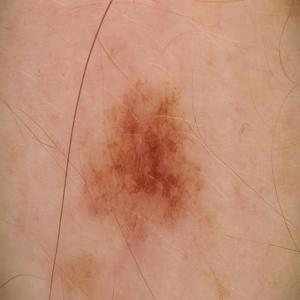
#> input picture dataset/new_dt_belign/melanoma_1003.jpg, 300 x 300 px, given in place of ., which was not available
$ python -i preprocessing_func.py   (imports and definitions only)   (older library calls are emulated)
#> lines starting #> are read from the running program, lines starting #| are printed output that depends on the picture; pictures that were not available may be replaced by others from this repository, and a replacement may not be noted
import pandas
import cv2
import glob as gb
import os
import skimage.filters as filters
import albumentations as A
import albumentations.augmentations.transforms as T

"""Sukuriam kintajami kuriame nurodysim kelia i nuotraukas"""
images_folder_yes_melanoma = "dataset/nomelanoma/*.*"
images_folder_no_melanoma = "dataset/yesmelanoma/*.*"
images_folder_no_melanoma_test = "dataset/test_images/nomelanoma/*.*"


# C:\Users\pavel\Desktop\python_darbai\2_baigiamasis_darbas\darbas\dataset\nomelanoma


"""Sukuriam kintamaji kuriame nurodysim nuotrauku ikelimo kelia (papke vieta)
        preprocessintas nuotraukas kelsim i nauja papke"""
output_folder_yes_melanoma = "dataset/output_folder_yes_melanoma"
output_folder_no_melanoma = "dataset/output_folder_no_melanoma"
output_folder_no_melanoma_test = "dataset/test_images/output_folder_no_melanoma_test"


# ================================================================

"""Sukuriam salyga - patikrina ar yra tokia papke(kelias) jeigu nera tada sukuria"""
# [8 lines not run here, left out]

# ================================================================
"""grąžina sąrašą failų, kurie atitinka pateiktą šabloną.
    Jei images_folder_no_melanoma yra:
    tada gb.glob(images_folder_no_melanoma) suras visus .jpg
    failus aplanke dataset/no_melanoma/ ir grąžins jų pilnus kelius sąraše."""
images_paths_yes = gb.glob(images_folder_yes_melanoma)
images_paths_no = gb.glob(images_folder_no_melanoma)
images_paths_no_test = gb.glob(images_folder_no_melanoma_test)

# ================================================================

# Augmentacijos transformacijos
# [7 lines that did not run here, left out]

def proccesed_images_and_upload_new_cataloge(image_path, output_folder, augment=True, num_augmented=3):
    """Sia funkcija naudojam tam ,
      kad paimti nuotraukas preprocessinti ir ikelti i nauja vieta

      example:
      proccesed_images_and_upload_new_cataloge(image_path, output_folder)"""
#> called with output_folder = 'out.png', augment = True, num_augmented = 3

    for path in image_path:
        image = cv2.imread(path) # uzkeliam nuotrauka is saraso
#> image is the input picture: shape (300, 300, 3); mean B, G, R 116.6, 141.3, 193.8
        if image is None:
            print(f"Error: Could not read image from {path}") # patikrinam ar yra tokia nuotrauka , jeigu nera praleidziame
            continue
        image_resize = cv2.resize(image, (128, 128)) # keiciam nuotraukos dydi
        image_gray = cv2.cvtColor(image_resize, cv2.COLOR_BGR2GRAY)
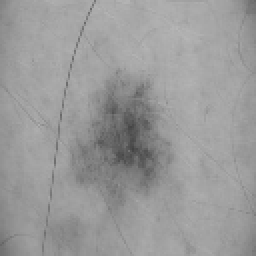
#> image_gray: shape (128, 128) (shown 2 times larger); min 66, max 182, mean 154.1
        image_equalized = cv2.equalizeHist(image_gray)
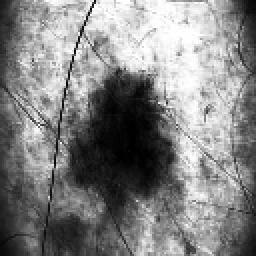
#> image_equalized: shape (128, 128) (shown 2 times larger); min 0, max 255, mean 130.7
        karnel = cv2.getStructuringElement(cv2.MORPH_RECT, (5,5))
        filtered_img = cv2.morphologyEx(image_gray, cv2.MORPH_BLACKHAT, image_equalized)
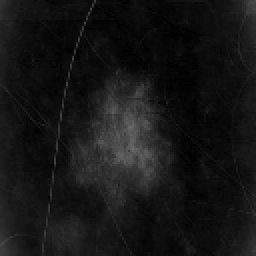
#> filtered_img: shape (128, 128) (shown 2 times larger); min 0, max 108, mean 21.3
        # [7 lines of commented-out code are left out]

        filename = os.path.basename(path)

        save_path = os.path.join(output_folder, filename)

        cv2.imwrite(save_path, filtered_img) # ikeliam pakeistas nuotraukas i nauja vieta
        print(f"Processed: {filename}")
        # ===========================================
        """Augmentacija"""
        if augment:
            for i in range(1, num_augmented + 1):
                aug_result = augmentations(image=filtered_img)
                aug_img = aug_result["image"]

                # Pridedame prie failo pavadinimo `_aug1`, `_aug2`, ...
                aug_filename = f"{os.path.splitext(filename)[0]}_aug{i}.jpg"
                aug_save_path = os.path.join(output_folder, aug_filename)

                cv2.imwrite(aug_save_path, aug_img)
                print(f"Saved augmented: {aug_filename}")


    print(f"All images processed and saved in {output_folder}")


# [3 lines not run here, left out]

#> (the run stopped early here; a loop or call above may not have finished)

$ run again, on dataset/new_dt_belign/melanoma_1148.jpg
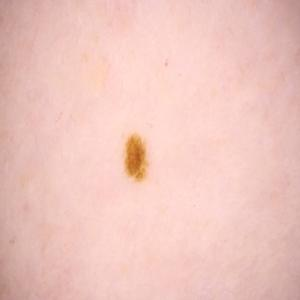
#> input picture dataset/new_dt_belign/melanoma_1148.jpg, 300 x 300 px, given in place of ., which was not available
#> in proccesed_images_and_upload_new_cataloge, image is the input picture: shape (300, 300, 3); mean B, G, R 190.1, 198, 238.6
#> in proccesed_images_and_upload_new_cataloge, `image_equalized = cv2.equalizeHist(image_gray)`:
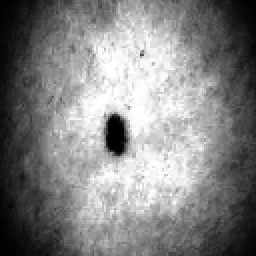
#> image_equalized: shape (128, 128) (shown 2 times larger); min 0, max 255, mean 130.6
#> in proccesed_images_and_upload_new_cataloge, `filtered_img = cv2.morphologyEx(image_gray, cv2.MORPH_BLACKHAT, image_..`:
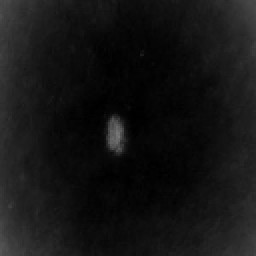
#> filtered_img: shape (128, 128) (shown 2 times larger); min 0, max 120, mean 20.1

$ run again, on dataset/new_dt_belign/melanoma_1152.jpg
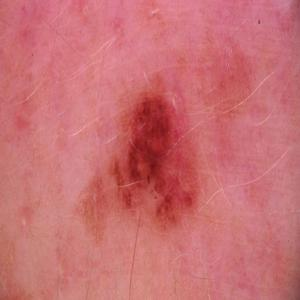
#> input picture dataset/new_dt_belign/melanoma_1152.jpg, 300 x 300 px, given in place of ., which was not available
#> in proccesed_images_and_upload_new_cataloge, image is the input picture: shape (300, 300, 3); mean B, G, R 114.8, 111.2, 201.2
#> in proccesed_images_and_upload_new_cataloge, `image_equalized = cv2.equalizeHist(image_gray)`:
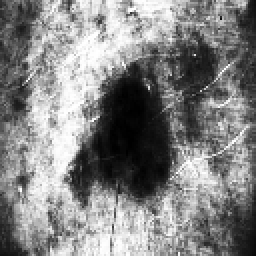
#> image_equalized: shape (128, 128) (shown 2 times larger); min 0, max 255, mean 130.6
#> in proccesed_images_and_upload_new_cataloge, `filtered_img = cv2.morphologyEx(image_gray, cv2.MORPH_BLACKHAT, image_..`:
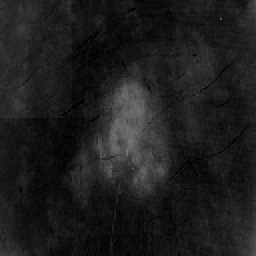
#> filtered_img: shape (128, 128) (shown 2 times larger); min 0, max 118, mean 29.8

$ run again, on dataset/new_dt_belign/melanoma_1344.jpg
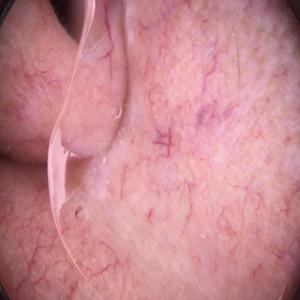
#> input picture dataset/new_dt_belign/melanoma_1344.jpg, 300 x 300 px, given in place of ., which was not available
#> in proccesed_images_and_upload_new_cataloge, image is the input picture: shape (300, 300, 3); mean B, G, R 143.9, 136.3, 199
#> in proccesed_images_and_upload_new_cataloge, `image_equalized = cv2.equalizeHist(image_gray)`:
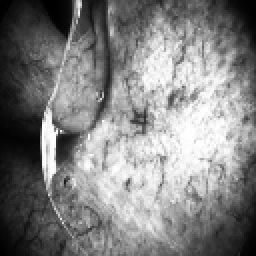
#> image_equalized: shape (128, 128) (shown 2 times larger); min 0, max 255, mean 128.8
#> in proccesed_images_and_upload_new_cataloge, `filtered_img = cv2.morphologyEx(image_gray, cv2.MORPH_BLACKHAT, image_..`:
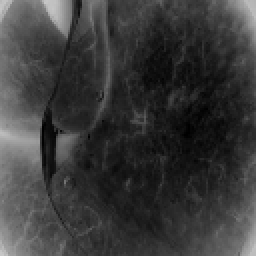
#> filtered_img: shape (128, 128) (shown 2 times larger); min 0, max 199, mean 58.1
